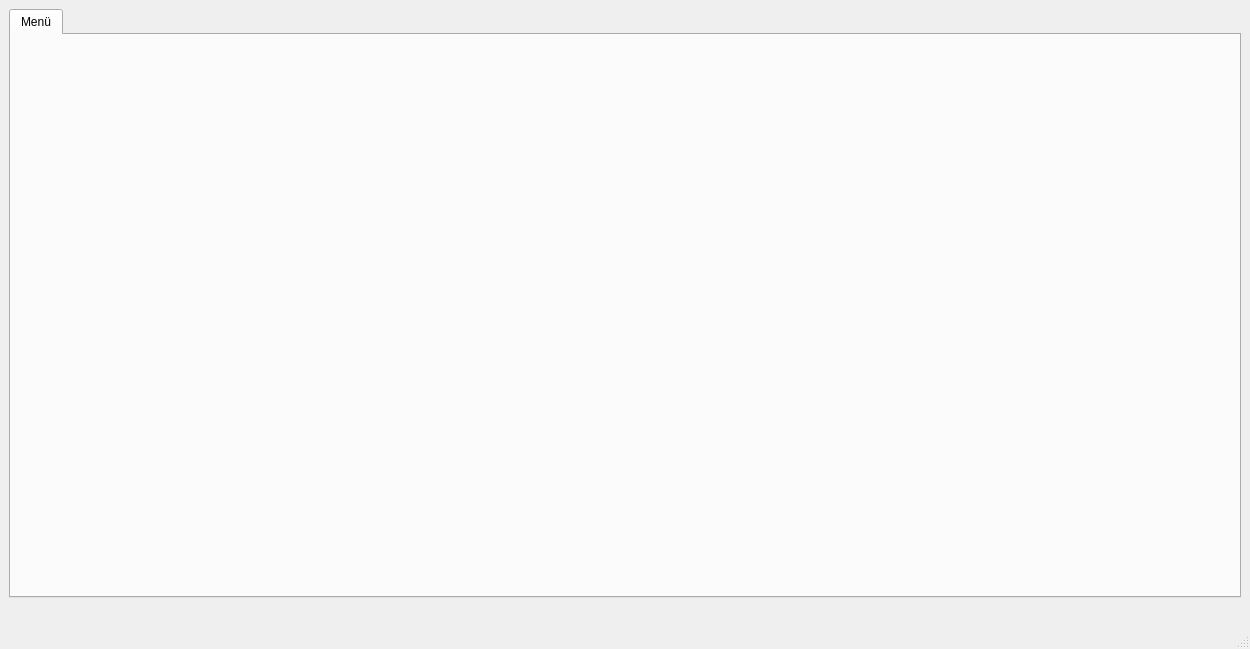
<?xml version="1.0" encoding="UTF-8"?>
<ui version="4.0">
 <class>fakt</class>
 <widget class="Fakt" name="fakt">
  <property name="geometry">
   <rect>
    <x>0</x>
    <y>0</y>
    <width>1250</width>
    <height>649</height>
   </rect>
  </property>
  <property name="windowTitle">
   <string>MainWindow</string>
  </property>
  <widget class="QWidget" name="centralwidget">
   <layout class="QVBoxLayout" name="verticalLayout">
    <item>
     <widget class="QTabWidget" name="tabWidget">
      <property name="sizePolicy">
       <sizepolicy hsizetype="MinimumExpanding" vsizetype="Expanding">
        <horstretch>0</horstretch>
        <verstretch>0</verstretch>
       </sizepolicy>
      </property>
      <property name="currentIndex">
       <number>0</number>
      </property>
      <widget class="MainTab" name="main">
       <attribute name="title">
        <string>Menü</string>
       </attribute>
      </widget>
     </widget>
    </item>
    <item>
     <widget class="QLabel" name="lastLogMessage">
      <property name="font">
       <font>
        <weight>75</weight>
        <bold>true</bold>
       </font>
      </property>
      <property name="styleSheet">
       <string notr="true">color: red</string>
      </property>
      <property name="text">
       <string/>
      </property>
     </widget>
    </item>
   </layout>
  </widget>
  <widget class="QMenuBar" name="menubar">
   <property name="geometry">
    <rect>
     <x>0</x>
     <y>0</y>
     <width>1250</width>
     <height>26</height>
    </rect>
   </property>
  </widget>
  <widget class="QStatusBar" name="statusbar"/>
 </widget>
 <customwidgets>
  <customwidget>
   <class>Fakt</class>
   <extends>QMainWindow</extends>
   <header>functionality/fakt.h</header>
   <container>1</container>
  </customwidget>
  <customwidget>
   <class>MainTab</class>
   <extends>QWidget</extends>
   <header>tabs/main_tab.h</header>
   <container>1</container>
  </customwidget>
 </customwidgets>
 <resources/>
 <connections/>
</ui>
